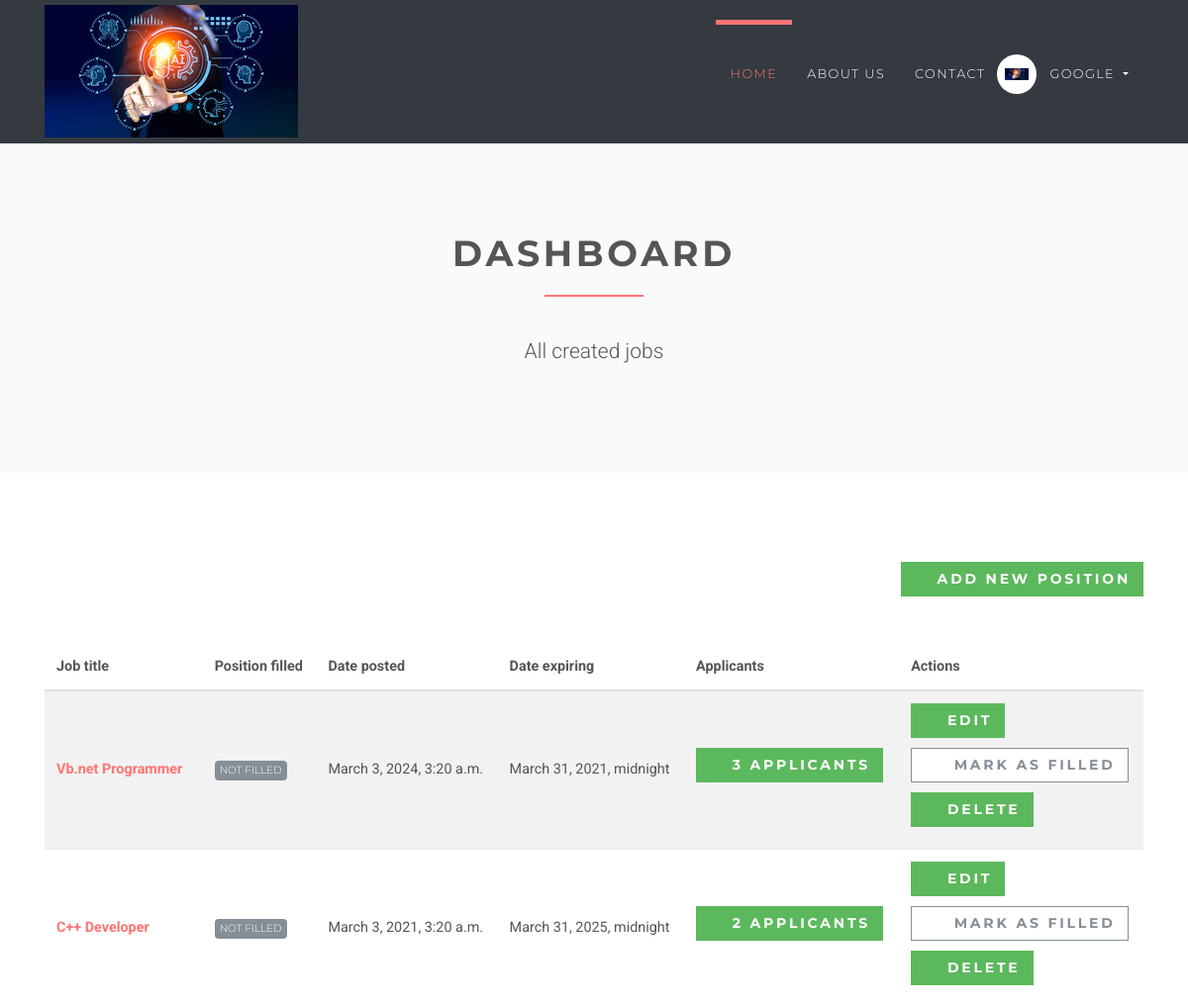
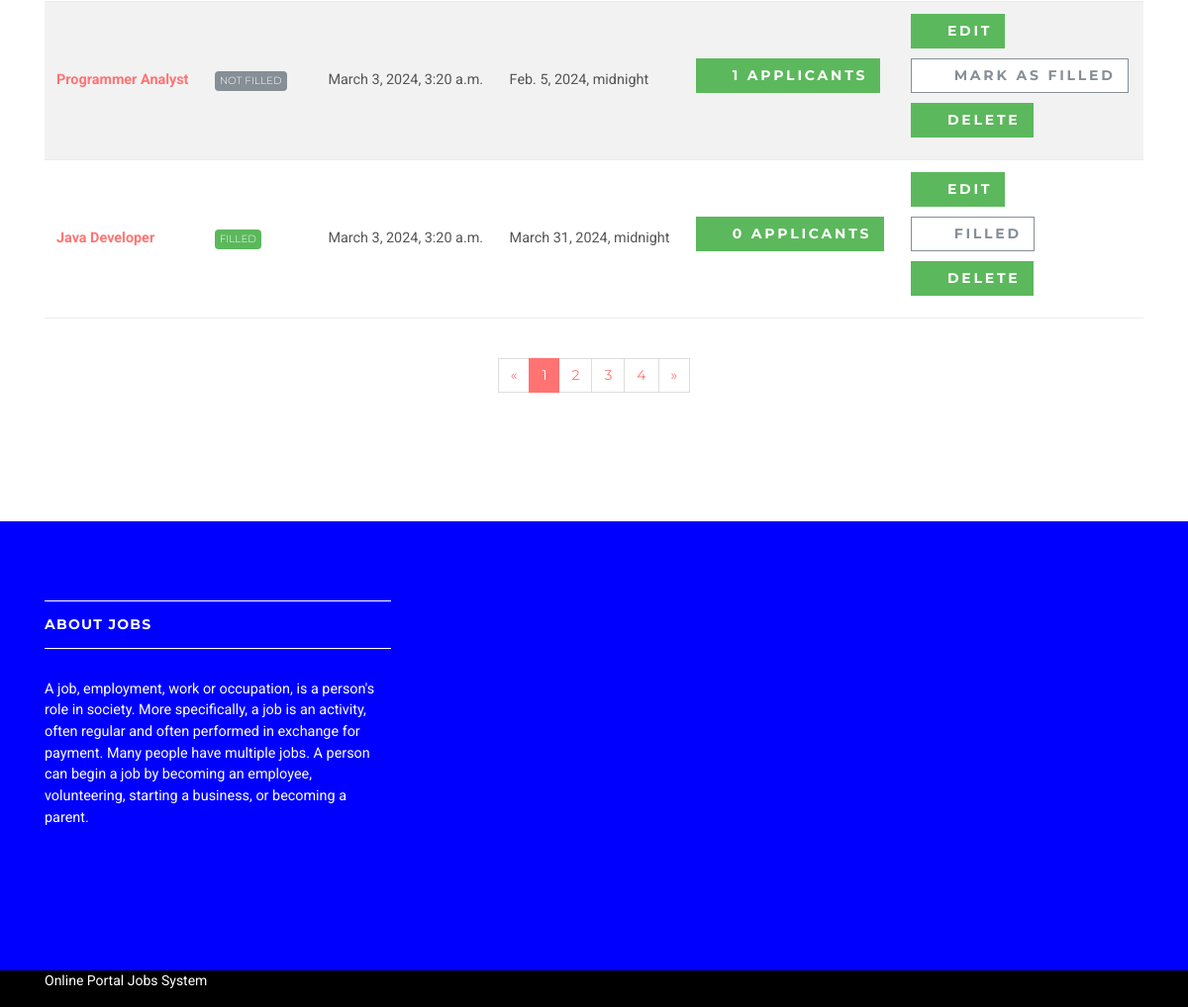
/employer/dashboard (signed in), run on the app's committed database (2 pictures, top to bottom).
### accounts/models.py (models this page shows, shortened)
class User(AbstractUser):
    username = None
    role = models.CharField(max_length=12, error_messages={
        'required': "Role must be provided"
    })
    gender = models.CharField(max_length=10, blank=True, null=True, default="")
    email = models.EmailField(unique=True, blank=False,
                              error_messages={
                                  'unique': "A user with that email already exists.",
                              })
    USERNAME_FIELD = "email"
    REQUIRED_FIELDS = []
    objects = UserManager()

### jobsapp/models.py (models this page shows, shortened)
class Job(models.Model):
    user = models.ForeignKey(User, on_delete=models.CASCADE)
    title = models.CharField(max_length=300)
    description = models.TextField()
    location = models.CharField(max_length=150)
    type = models.CharField(choices=JOB_TYPE, max_length=10)
    category = models.CharField(max_length=100)
    last_date = models.DateTimeField()
    company_name = models.CharField(max_length=100)
    company_description = models.CharField(max_length=300)
    website = models.CharField(max_length=100, default="")
    created_at = models.DateTimeField(default=timezone.now)
    filled = models.BooleanField(default=False)

### jobsapp/views/employer.py (the view)
# urls.py: path('', DashboardView.as_view(), name='employer-dashboard'),
class DashboardView(ListView):
    model = Job
    template_name = 'jobs/employer/dashboard.html'
    context_object_name = 'jobs'
    @method_decorator(login_required(login_url=reverse_lazy('accounts:login')))
    @method_decorator(user_is_employer)
    def dispatch(self, request, *args, **kwargs):
        return super().dispatch(self.request, *args, **kwargs)
    def get_queryset(self):
        return self.model.objects.filter(user_id=self.request.user.id)

### templates/jobs/employer/dashboard.html (shortened to what this page needs)
{% extends 'base.html' %}
{% load static %}
{% block content %}
    <section class="bg-light-gray">
        <div class="container">
            <div class="row">
                <div class="col-lg-8 mx-auto">
                    <h1 class="heading">dashboard</h1>
                    <p class="lead text-center">All created jobs</p>
                </div>
            </div>
        </div>
    </section>
    <section>
        <div class="container">
            <div class="row">
                <div class="col-lg-12 text-right mb-5"><a href="{% url 'jobs:employer-jobs-create' %}"
                                                          class="btn btn-success">
                    <i class="fa fa-plus"></i>Add new position</a></div>
                <div class="col-lg-12">
                    <div class="table-responsive">
                        <table class="table table-striped table-hover table-client-dashboard">
                            <thead>
                            <tr>
                                <th>Job title</th>
                                <th>Position filled</th>
                                <th>Date posted</th>
                                <th>Date expiring</th>
                                <th>Applicants</th>
                                <th>Actions</th>
                            </tr>
                            </thead>
                            <tbody>
                            {% for job in jobs %}
                                <tr>
                                    <th><a href="{% url 'jobs:jobs-detail' job.id %}">{{ job.title }}</a>
                                    </th>
                                    <td>
                                        {% if job.filled %}
                                            <span class="badge badge-success">Filled</span>
                                        {% else %}
                                            <span class="badge badge-secondary">Not Filled</span>
                                        {% endif %}
                                    </td>
                                    <td>{{ job.created_at }}</td>
                                    <td>{{ job.last_date }}</td>
                                    <td>
                                        <a href="{% url 'jobs:employer-dashboard-applicants' job.id %}"
                                           class="btn btn-success">
                                            <i class="fa fa-users"></i>{{ job.applicants.count }}
                                            <span class="hidden-xs hidden-sm">Applicants</span>
                                        </a>
                                    </td>
                                    <td>
                                        <a href="#" class="btn btn-success">
                                            <i class="fa fa-edit"></i>Edit
                                        </a>
                                        <br>
                                        {% if job.filled %}
                                            <a href="{% url 'jobs:job-mark-filled' job.id %}"
                                               class="btn btn-outline-white-secondary">
                                                <i class="fa fa-check-circle-o"></i>
                                                <span class="hidden-xs hidden-sm">Filled</span>
                                            </a><br>
                                        {% else %}
                                            <a href="{% url 'jobs:job-mark-filled' job.id %}"
                                               class="btn btn-outline-white-secondary">
                                                <i class="fa fa-check-circle-o"></i>
                                                <span class="hidden-xs hidden-sm">Mark as </span>filled
                                            </a><br>
                                        {% endif %}
                                        <a href="#" class="btn btn-success">
                                            <i class="fa fa-times-circle-o"></i>Delete
                                        </a>
                                    </td>
                                </tr>
                            {% endfor %}
                            </tbody>
                        </table>
                    </div>
                    <div class="pages">
                        <nav aria-label="Page navigation example" class="d-flex justify-content-center mt-4 mb-4">
                            <ul class="pagination">
                                <li class="page-item"><a href="#" aria-label="Previous" class="page-link"><span
                                        aria-hidden="true">«</span><span class="sr-only">Previous</span></a></li>
                                <li class="page-item active"><a href="#" class="page-link">1</a></li>
                                <li class="page-item"><a href="#" class="page-link">2</a></li>
                                <li class="page-item"><a href="#" class="page-link">3</a></li>
                                <li class="page-item"><a href="#" class="page-link">4</a></li>
                                <li class="page-item"><a href="#" aria-label="Next" class="page-link"><span
                                        aria-hidden="true">»</span><span class="sr-only">Next</span></a></li>
                            </ul>
                        </nav>
                    </div>
                </div>
            </div>
        </div>
    </section>
{% endblock %}

### templates/base.html (shortened to what this page needs)
{% load static %}
<!DOCTYPE html>
<html>
<head>
    <link rel="stylesheet" href="{% static 'vendor/bootstrap/css/bootstrap.min.css' %}">
    <link rel="stylesheet" href="{% static 'vendor/font-awesome/css/font-awesome.min.css' %}">
    <link rel="stylesheet" href="{% static 'vendor/owl.carousel/assets/owl.carousel.css' %}">
    <link rel="stylesheet" href="{% static 'vendor/owl.carousel/assets/owl.theme.default.css' %}">
    <link rel="stylesheet" href="{% static 'css/style.default.css' %}" id="theme-stylesheet">
    <link rel="stylesheet" href="{% static 'css/custom.css' %}">
</head>
<body>
    <header class="header">
        <nav class="navbar navbar-expand-lg bg-dark">
            <div class="container">
                <a href="/" class="navbar-brand">
                    <img src="{% static 'img/itsourcecodes.jpg' %}" alt="logo" class="d-none d-lg-block">
                </a>
                <div id="navbarSupportedContent" class="collapse navbar-collapse">
                    <ul class="navbar-nav ml-auto">
                        <li class="nav-item active">
                            <a href="/" class="nav-link">Home <span class="sr-only">(current)</span></a>
                        </li>
                        <li class="nav-item">
                            <a href="#" class="nav-link">About Us</a>
                        </li>
                        <li class="nav-item">
                            <a href="#" class="nav-link">Contact</a>
                        </li>
                        {% if request.user.is_authenticated and request.user.role == 'employer' %}
                        <li class="nav-item dropdown">
                            <a id="clientZone" href="#" data-toggle="dropdown" aria-haspopup="true"
                                aria-expanded="false"
                                class="nav-link dropdown-toggle has-img mb-3 mb-lg-0 mt-3 mt-lg-0">
                                <div class="client-menu-image">
                                    <div class="inner">
                                        <img src="{% static 'img/itsourcecodes.jpg' %}" alt="company image"
                                            class="img-fluid">
                                    </div>
                                </div>
                                {% if request.user.role == 'employee' %}
                                {{ request.user.first_name }} {{ request.user.last_name }}
                                {% else %}
                                {{ request.user.first_name }}
                                {% endif %}
                            </a>
                        </li>
                        {% endif %}
                    </ul>
                </div>
            </div>
        </nav>
    </header>
    <div>
            {% block content %} {% endblock %}
    </div>
    <footer class="footer">
        <div class="footer__block">
            <div class="container">
                <div class="row">
                    <div class="col-lg-4 col-md-12 mb-5">
                        <h4 class="h5">About Jobs</h4>
                        <p> A job, employment, work or occupation, is a person's role in society. More specifically, a
                            job is an activity, often regular and often performed in exchange for payment. Many people
                            have multiple jobs. A person can begin a job by becoming an employee, volunteering, starting
                            a business, or becoming a parent. </p>
                    </div>
                </div>
            </div>
        </div>
        <div class="footer__copyright">
            <div class="container">
                <div class="row">
                    <div class="col-md-6 text-md-left text-center">
                        <p>Online Portal Jobs System</p>
                    </div>
                </div>
            </div>
        </div>
    </footer>
</body>
</html>

### data on the page
User: user.first_name "GOOGLE"
Job: title "Vb.net Programmer", filled "NOT FILLED", created_at "March 3, 2024, 3:20 a.m.", last_date "March 31, 2021, midnight", applicants.count "3"
Job: title "C++ Developer", filled "NOT FILLED", created_at "March 3, 2021, 3:20 a.m.", last_date "March 31, 2025, midnight", applicants.count "2"
Job: title "Programmer Analyst", filled "NOT FILLED", created_at "March 3, 2024, 3:20 a.m.", last_date "Feb. 5, 2024, midnight", applicants.count "1"
Job: title "Java Developer", filled "FILLED", created_at "March 3, 2024, 3:20 a.m.", last_date "March 31, 2024, midnight", applicants.count "0"
